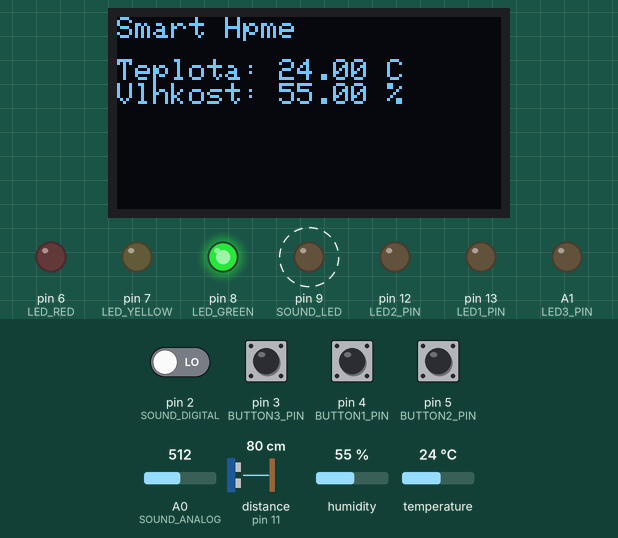
Bench run of a sketch on a simulated Arduino Uno, built with avr-gcc and run on an emulated ATmega328P. Shown: 128×64 one-colour display, output pins drawn as LEDs (lit = HIGH). Wiring (inferred from the names in the program): ultrasonic range finder: trigger pin 10; echo pin 11. Dashed ring = blinking. The inputs (shaded band) are chosen by the test bench; at power-on: pin 3 (BUTTON3_PIN), pin 4 (BUTTON1_PIN), pin 5 (BUTTON2_PIN) HIGH, pin 2 (SOUND_DIGITAL) LOW, distance to the obstacle (sensor on pin 11) 80 cm, temperature 24 °C, A0 (SOUND_ANALOG) = 512, humidity 55 %. The echo pulse lasts 58.3 µs per cm; pins used as bus, display or sensor lines are not drawn; what the sketch prints to the serial monitor is not drawn.

Above: at 2.79 s.
2.8 s: distance to the obstacle (sensor on pin 11) set to 2 cm
At 2.95 s:
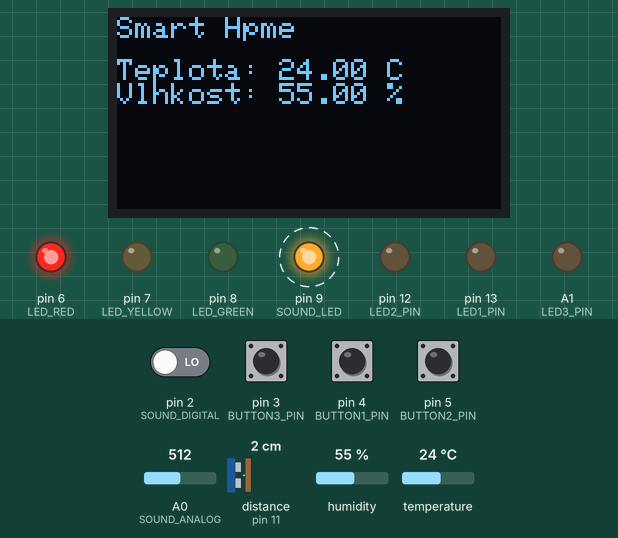
4.4 s: pin 3 (BUTTON3_PIN) pulled LOW for 0.15 s
At 4.61 s:
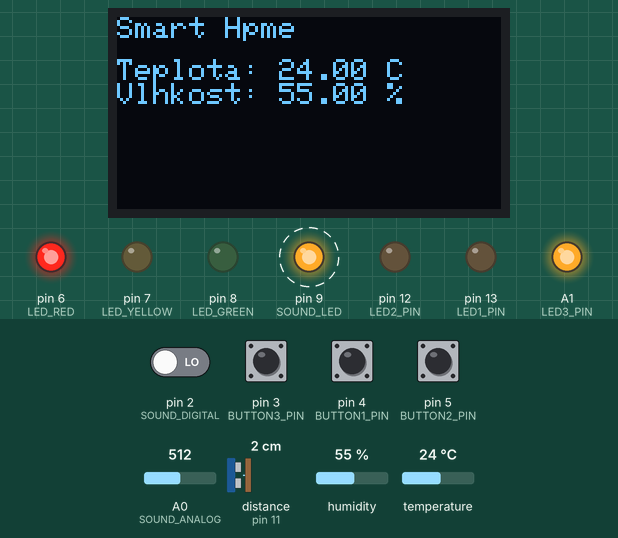
5.1 s: pin 4 (BUTTON1_PIN) pulled LOW for 0.15 s
At 5.32 s:
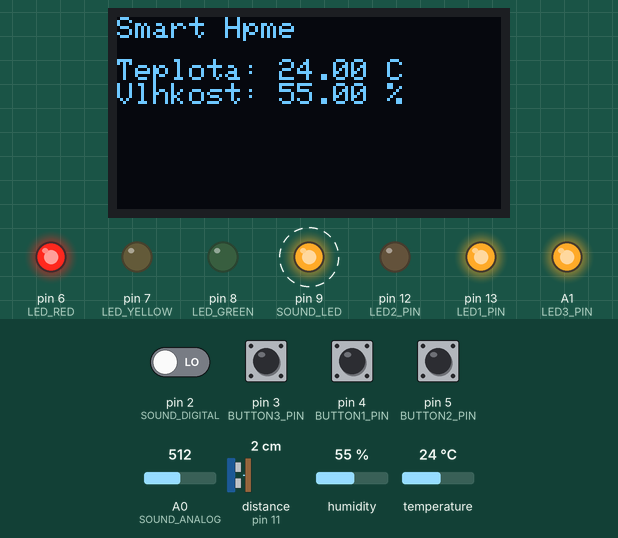
5.8 s: pin 5 (BUTTON2_PIN) pulled LOW for 0.15 s
At 6.08 s:
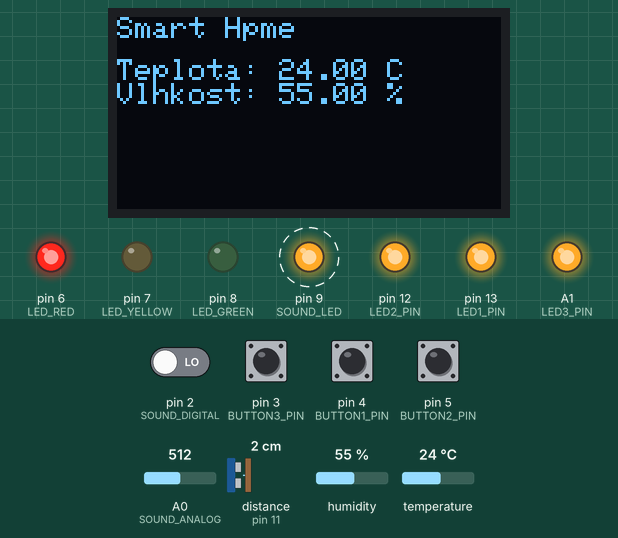
6.5 s: distance to the obstacle (sensor on pin 11) set to 9 cm
At 6.71 s:
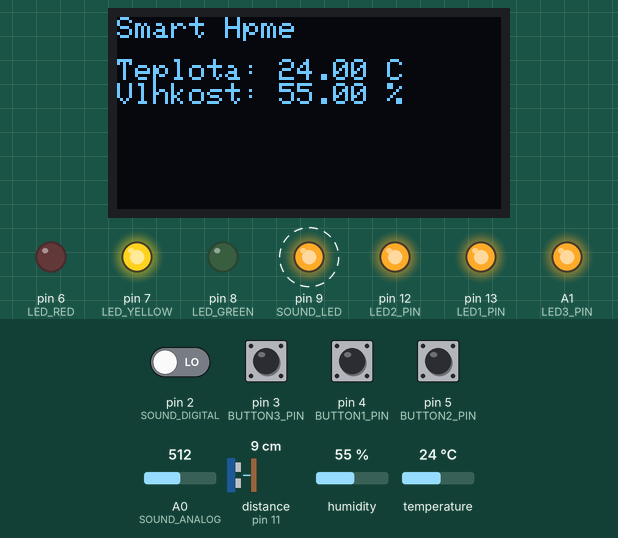
8.2 s: temperature set to 5 °C
At 10.14 s:
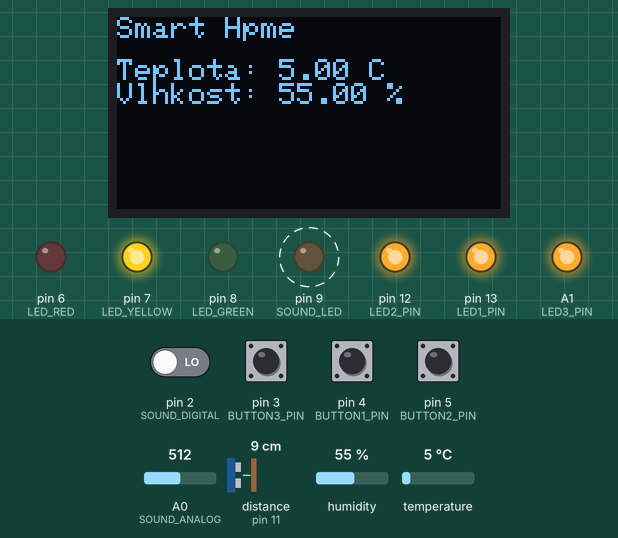
Timing chart, 0 to 12.6 s (numbered marks = the images above; inputs shaded):
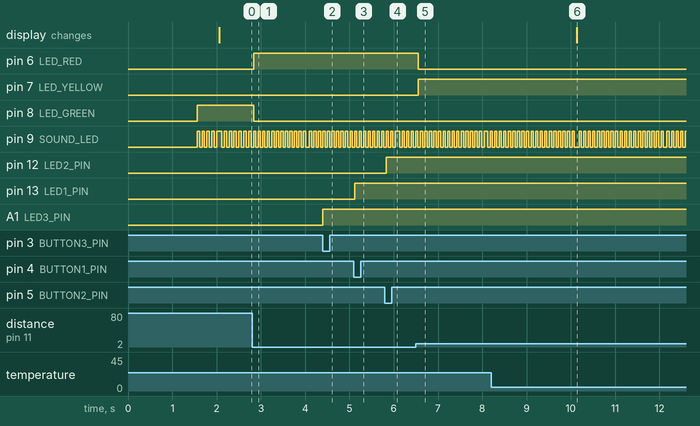

The sketch:

arduino_uno_1.ino
```cpp
#include <Wire.h>
#include <Adafruit_GFX.h>
#include <Adafruit_SSD1306.h>
#include <DHT.h>

// ---------- OLED ----------
#define SCREEN_WIDTH 128
#define SCREEN_HEIGHT 64
#define OLED_RESET -1
Adafruit_SSD1306 display(SCREEN_WIDTH, SCREEN_HEIGHT, &Wire, OLED_RESET);

// ---------- DHT11 ----------
#define DHTPIN A2
#define DHTTYPE DHT11
DHT dht(DHTPIN, DHTTYPE);

// Ultrazvukový senzor
#define TRIG_PIN 10
#define ECHO_PIN 11

// Semafor
#define LED_RED    6
#define LED_YELLOW 7
#define LED_GREEN  8

// Spínače s LEDkami
#define BUTTON1_PIN 4
#define LED1_PIN    13

#define BUTTON2_PIN 5
#define LED2_PIN    12

#define BUTTON3_PIN 3
#define LED3_PIN    A1

// Zvukový senzor
#define SOUND_ANALOG A0
#define SOUND_DIGITAL 2
#define SOUND_LED 9

// ---------- SOUND VARIABLES ----------
int data;
bool stavLED = false;
unsigned long poslednyTlesk = 0;

// ---------- OTHER VARIABLES ----------
float duration, distance;

int led1State = LOW;
int lastButton1State;
int currentButton1State;

int led2State = LOW;
int lastButton2State;
int currentButton2State;

int led3State = LOW;
int lastButton3State;
int currentButton3State;

// OLED update
unsigned long previousDisplayMillis = 0;
const unsigned long displayInterval = 2000;

// ---------- SETUP ----------
void setup() {
  Serial.begin(9600);
  Serial.println("UNO Smart Module");

  // Ultrazvukový senzor
  pinMode(TRIG_PIN, OUTPUT);
  pinMode(ECHO_PIN, INPUT);

  // Semafor
  pinMode(LED_RED, OUTPUT);
  pinMode(LED_YELLOW, OUTPUT);
  pinMode(LED_GREEN, OUTPUT);

  // Spínače s LEDkami
  pinMode(BUTTON1_PIN, INPUT_PULLUP);
  pinMode(LED1_PIN, OUTPUT);

  pinMode(BUTTON2_PIN, INPUT_PULLUP);
  pinMode(LED2_PIN, OUTPUT);

  pinMode(BUTTON3_PIN, INPUT_PULLUP);
  pinMode(LED3_PIN, OUTPUT);

  // Zvukový senzor
  pinMode(SOUND_LED, OUTPUT);
  digitalWrite(SOUND_LED, LOW);
  attachInterrupt(digitalPinToInterrupt(SOUND_DIGITAL), stopSound, RISING);

  currentButton1State = digitalRead(BUTTON1_PIN);
  currentButton2State = digitalRead(BUTTON2_PIN);
  currentButton3State = digitalRead(BUTTON3_PIN);

  // DHT11
  dht.begin();

  // OLED
  if (!display.begin(SSD1306_SWITCHCAPVCC, 0x3C)) {
    Serial.println("OLED nenajdeny");
    while (1);
  }

  display.clearDisplay();
  display.setTextColor(SSD1306_WHITE);
  display.setTextSize(1);
  display.setCursor(0, 0);
  display.println("UNO Smart Module");
  display.println("Start...");
  display.display();
  delay(1500);
}

// ---------- LOOP ----------
void loop() {
  checkClap();
  handleButtons();
  measureDistance();
  updateOLED();

  delay(50);
}

// ---------- Zvukový senzor ----------
void checkClap() {
  data = analogRead(SOUND_ANALOG);

  if (data > 35) {
    if (millis() - poslednyTlesk > 40) {
      stavLED = !stavLED;
      digitalWrite(SOUND_LED, stavLED);

      Serial.print("-> Tlesknutie! LED je ");
      Serial.println(stavLED ? "ZAPNUTA" : "VYPNUTA");

      poslednyTlesk = millis();
    }
  }
}

void stopSound() {
  // do interrupt funkcie radsej nedavaj Serial.println
}

// ---------- Ultrazvukový senzor ----------
void measureDistance() {
  digitalWrite(TRIG_PIN, LOW);
  delayMicroseconds(2);
  digitalWrite(TRIG_PIN, HIGH);
  delayMicroseconds(10);
  digitalWrite(TRIG_PIN, LOW);

  duration = pulseIn(ECHO_PIN, HIGH);
  distance = (duration * 0.0343) / 2;

  if (distance > 12) {
    digitalWrite(LED_GREEN, HIGH);
    digitalWrite(LED_YELLOW, LOW);
    digitalWrite(LED_RED, LOW);
  }
  else if (distance > 6 && distance < 12) {
    digitalWrite(LED_GREEN, LOW);
    digitalWrite(LED_YELLOW, HIGH);
    digitalWrite(LED_RED, LOW);
  }
  else if (distance <= 6) {
    digitalWrite(LED_GREEN, LOW);
    digitalWrite(LED_YELLOW, LOW);
    digitalWrite(LED_RED, HIGH);
  }
}

// ---------- Spínače s LEDkami ----------
void handleButtons() {
  // Button 1
  lastButton1State = currentButton1State;
  currentButton1State = digitalRead(BUTTON1_PIN);

  if (lastButton1State == HIGH && currentButton1State == LOW) {
    led1State = !led1State;
    digitalWrite(LED1_PIN, led1State);
  }

  // Button 2
  lastButton2State = currentButton2State;
  currentButton2State = digitalRead(BUTTON2_PIN);

  if (lastButton2State == HIGH && currentButton2State == LOW) {
    led2State = !led2State;
    digitalWrite(LED2_PIN, led2State);
  }

  // Button 3
  lastButton3State = currentButton3State;
  currentButton3State = digitalRead(BUTTON3_PIN);

  if (lastButton3State == HIGH && currentButton3State == LOW) {
    led3State = !led3State;
    digitalWrite(LED3_PIN, led3State);
  }
}

// ---------- OLED + DHT11 ----------
void updateOLED() {
  if (millis() - previousDisplayMillis < displayInterval) return;
  previousDisplayMillis = millis();

  float temperature = dht.readTemperature();
  float humidity = dht.readHumidity();

  display.clearDisplay();
  display.setTextSize(1);
  display.setCursor(0, 0);
  display.println("Smart Hpme");

  display.setCursor(0, 14);
  if (isnan(temperature) || isnan(humidity)) {
    display.println("DHT chyba");
  } else {
    display.print("Teplota: ");
    display.print(temperature);
    display.println(" C");

    display.print("Vlhkost: ");
    display.print(humidity);
    display.println(" %");
  }

  display.display();
}
```

Measured:
- after the input at 2.8 s, pin 6 (LED_RED): LOW → HIGH at once; pin 8 (LED_GREEN): HIGH → LOW at once
- after the input at 4.4 s, A1 (LED3_PIN): LOW → HIGH at once
- after the input at 5.1 s, pin 13 (LED1_PIN): LOW → HIGH at once
- after the input at 5.8 s, pin 12 (LED2_PIN): LOW → HIGH at once
- after the input at 6.5 s, pin 6 (LED_RED): HIGH → LOW after 0.05 s; pin 7 (LED_YELLOW): LOW → HIGH after 0.05 s
- after the input at 8.2 s, the display: changes after 1.9 s (image 6)
- by itself, pin 9 (SOUND_LED): alternates HIGH for 0.05 s and LOW for 0.05 s
